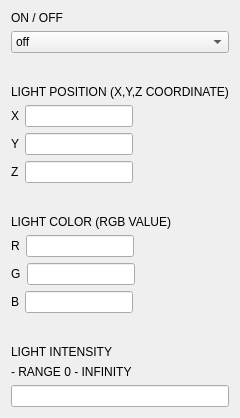
        <widget class="QWidget" name="tab_14">
         <attribute name="title">
          <string>LIGHT 3</string>
         </attribute>
         <layout class="QFormLayout" name="formLayout_17">
          <item row="0" column="0">
           <widget class="QLabel" name="label_66">
            <property name="text">
             <string>ON / OFF</string>
            </property>
           </widget>
          </item>
          <item row="2" column="0">
           <spacer name="verticalSpacer_17">
            <property name="orientation">
             <enum>Qt::Vertical</enum>
            </property>
            <property name="sizeHint" stdset="0">
             <size>
              <width>20</width>
              <height>20</height>
             </size>
            </property>
           </spacer>
          </item>
          <item row="3" column="0">
           <widget class="QLabel" name="label_68">
            <property name="text">
             <string>LIGHT POSITION (X,Y,Z COORDINATE)</string>
            </property>
           </widget>
          </item>
          <item row="4" column="0">
           <layout class="QHBoxLayout" name="horizontalLayout_30">
            <item>
             <widget class="QLabel" name="label_67">
              <property name="text">
               <string>X</string>
              </property>
             </widget>
            </item>
            <item>
             <widget class="QLineEdit" name="lineEdit_39"/>
            </item>
           </layout>
          </item>
          <item row="5" column="0">
           <layout class="QHBoxLayout" name="horizontalLayout_31">
            <item>
             <widget class="QLabel" name="label_69">
              <property name="text">
               <string>Y</string>
              </property>
             </widget>
            </item>
            <item>
             <widget class="QLineEdit" name="lineEdit_40"/>
            </item>
           </layout>
          </item>
          <item row="6" column="0">
           <layout class="QHBoxLayout" name="horizontalLayout_32">
            <item>
             <widget class="QLabel" name="label_70">
              <property name="text">
               <string>Z</string>
              </property>
             </widget>
            </item>
            <item>
             <widget class="QLineEdit" name="lineEdit_41"/>
            </item>
           </layout>
          </item>
          <item row="7" column="0">
           <spacer name="verticalSpacer_19">
            <property name="orientation">
             <enum>Qt::Vertical</enum>
            </property>
            <property name="sizeHint" stdset="0">
             <size>
              <width>20</width>
              <height>20</height>
             </size>
            </property>
           </spacer>
          </item>
          <item row="8" column="0">
           <widget class="QLabel" name="label_71">
            <property name="text">
             <string>LIGHT COLOR (RGB VALUE)</string>
            </property>
           </widget>
          </item>
          <item row="9" column="0">
           <layout class="QHBoxLayout" name="horizontalLayout_33">
            <item>
             <widget class="QLabel" name="label_72">
              <property name="text">
               <string>R</string>
              </property>
             </widget>
            </item>
            <item>
             <widget class="QLineEdit" name="lineEdit_42"/>
            </item>
           </layout>
          </item>
          <item row="10" column="0">
           <layout class="QHBoxLayout" name="horizontalLayout_35">
            <item>
             <widget class="QLabel" name="label_74">
              <property name="text">
               <string>G</string>
              </property>
             </widget>
            </item>
            <item>
             <widget class="QLineEdit" name="lineEdit_44"/>
            </item>
           </layout>
          </item>
          <item row="11" column="0">
           <layout class="QHBoxLayout" name="horizontalLayout_34">
            <item>
             <widget class="QLabel" name="label_73">
              <property name="text">
               <string>B</string>
              </property>
             </widget>
            </item>
            <item>
             <widget class="QLineEdit" name="lineEdit_43"/>
            </item>
           </layout>
          </item>
          <item row="12" column="0">
           <spacer name="verticalSpacer_18">
            <property name="orientation">
             <enum>Qt::Vertical</enum>
            </property>
            <property name="sizeHint" stdset="0">
             <size>
              <width>20</width>
              <height>20</height>
             </size>
            </property>
           </spacer>
          </item>
          <item row="13" column="0">
           <widget class="QLabel" name="label_107">
            <property name="text">
             <string>LIGHT INTENSITY</string>
            </property>
           </widget>
          </item>
          <item row="14" column="0">
           <widget class="QLabel" name="label_106">
            <property name="text">
             <string>- RANGE 0 - INFINITY</string>
            </property>
           </widget>
          </item>
          <item row="1" column="0" colspan="2">
           <widget class="QComboBox" name="comboBox_16">
            <item>
             <property name="text">
              <string>off</string>
             </property>
            </item>
            <item>
             <property name="text">
              <string>on</string>
             </property>
            </item>
           </widget>
          </item>
          <item row="15" column="0" colspan="2">
           <widget class="QLineEdit" name="lineEdit_65"/>
          </item>
         </layout>
        </widget>
